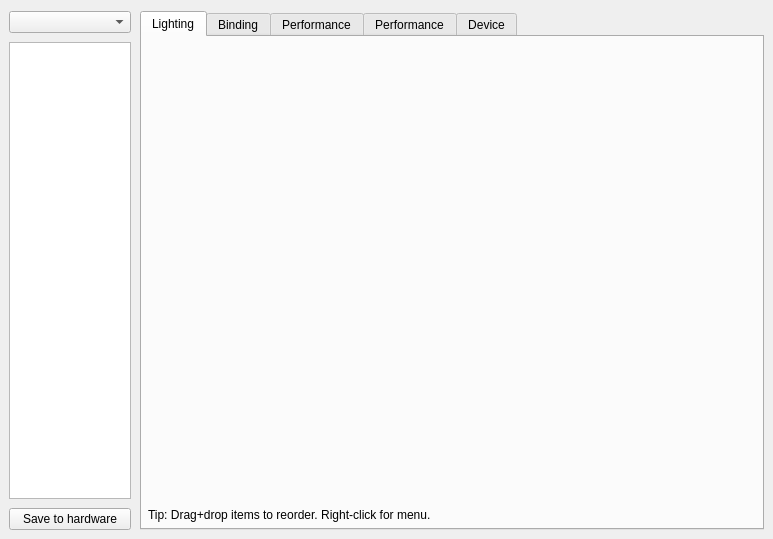
<?xml version="1.0" encoding="UTF-8"?>
<ui version="4.0">
 <class>KbWidget</class>
 <widget class="QWidget" name="KbWidget">
  <property name="geometry">
   <rect>
    <x>0</x>
    <y>0</y>
    <width>773</width>
    <height>539</height>
   </rect>
  </property>
  <property name="windowTitle">
   <string>Form</string>
  </property>
  <layout class="QGridLayout" name="gridLayout">
   <property name="leftMargin">
    <number>9</number>
   </property>
   <property name="rightMargin">
    <number>9</number>
   </property>
   <property name="bottomMargin">
    <number>9</number>
   </property>
   <property name="spacing">
    <number>9</number>
   </property>
   <item row="0" column="0">
    <widget class="QComboBox" name="profileBox">
     <property name="sizePolicy">
      <sizepolicy hsizetype="Preferred" vsizetype="Fixed">
       <horstretch>18</horstretch>
       <verstretch>0</verstretch>
      </sizepolicy>
     </property>
     <property name="iconSize">
      <size>
       <width>24</width>
       <height>24</height>
      </size>
     </property>
    </widget>
   </item>
   <item row="0" column="1" rowspan="3">
    <widget class="QTabWidget" name="tabWidget">
     <property name="sizePolicy">
      <sizepolicy hsizetype="Preferred" vsizetype="Preferred">
       <horstretch>92</horstretch>
       <verstretch>0</verstretch>
      </sizepolicy>
     </property>
     <property name="minimumSize">
      <size>
       <width>0</width>
       <height>0</height>
      </size>
     </property>
     <property name="currentIndex">
      <number>0</number>
     </property>
     <widget class="QWidget" name="lightTab">
      <attribute name="title">
       <string>Lighting</string>
      </attribute>
      <layout class="QGridLayout" name="gridLayout_2" rowstretch="0,0">
       <property name="leftMargin">
        <number>6</number>
       </property>
       <property name="topMargin">
        <number>6</number>
       </property>
       <property name="rightMargin">
        <number>6</number>
       </property>
       <property name="bottomMargin">
        <number>6</number>
       </property>
       <property name="horizontalSpacing">
        <number>0</number>
       </property>
       <property name="verticalSpacing">
        <number>6</number>
       </property>
       <item row="0" column="0">
        <widget class="KbLightWidget" name="lightWidget" native="true">
         <property name="sizePolicy">
          <sizepolicy hsizetype="Preferred" vsizetype="MinimumExpanding">
           <horstretch>0</horstretch>
           <verstretch>0</verstretch>
          </sizepolicy>
         </property>
        </widget>
       </item>
       <item row="1" column="0">
        <widget class="QLabel" name="label_3">
         <property name="sizePolicy">
          <sizepolicy hsizetype="Preferred" vsizetype="Minimum">
           <horstretch>0</horstretch>
           <verstretch>0</verstretch>
          </sizepolicy>
         </property>
         <property name="text">
          <string>Tip: Drag+drop items to reorder. Right-click for menu.</string>
         </property>
        </widget>
       </item>
      </layout>
     </widget>
     <widget class="QWidget" name="bindTab">
      <attribute name="title">
       <string>Binding</string>
      </attribute>
      <layout class="QGridLayout" name="gridLayout_5">
       <property name="leftMargin">
        <number>6</number>
       </property>
       <property name="topMargin">
        <number>6</number>
       </property>
       <property name="rightMargin">
        <number>6</number>
       </property>
       <property name="bottomMargin">
        <number>6</number>
       </property>
       <property name="spacing">
        <number>0</number>
       </property>
       <item row="0" column="0">
        <widget class="KbBindWidget" name="bindWidget" native="true">
         <property name="sizePolicy">
          <sizepolicy hsizetype="Preferred" vsizetype="Expanding">
           <horstretch>0</horstretch>
           <verstretch>0</verstretch>
          </sizepolicy>
         </property>
        </widget>
       </item>
      </layout>
     </widget>
     <widget class="QWidget" name="kPerfTab">
      <attribute name="title">
       <string>Performance</string>
      </attribute>
      <layout class="QGridLayout" name="gridLayout_4">
       <property name="leftMargin">
        <number>6</number>
       </property>
       <property name="topMargin">
        <number>6</number>
       </property>
       <property name="rightMargin">
        <number>6</number>
       </property>
       <property name="bottomMargin">
        <number>6</number>
       </property>
       <item row="0" column="0">
        <widget class="KPerfWidget" name="kPerfWidget" native="true"/>
       </item>
      </layout>
     </widget>
     <widget class="QWidget" name="mPerfTab">
      <attribute name="title">
       <string>Performance</string>
      </attribute>
      <layout class="QGridLayout" name="gridLayout_7">
       <property name="leftMargin">
        <number>6</number>
       </property>
       <property name="topMargin">
        <number>6</number>
       </property>
       <property name="rightMargin">
        <number>6</number>
       </property>
       <property name="bottomMargin">
        <number>6</number>
       </property>
       <item row="0" column="0">
        <widget class="MPerfWidget" name="mPerfWidget" native="true"/>
       </item>
      </layout>
     </widget>
     <widget class="QWidget" name="devTab">
      <attribute name="title">
       <string>Device</string>
      </attribute>
      <layout class="QGridLayout" name="gridLayout_3">
       <property name="leftMargin">
        <number>6</number>
       </property>
       <property name="topMargin">
        <number>6</number>
       </property>
       <property name="rightMargin">
        <number>6</number>
       </property>
       <property name="bottomMargin">
        <number>6</number>
       </property>
       <item row="4" column="0">
        <widget class="QLabel" name="fwUpdLabel">
         <property name="minimumSize">
          <size>
           <width>0</width>
           <height>34</height>
          </size>
         </property>
         <property name="text">
          <string>Status:</string>
         </property>
        </widget>
       </item>
       <item row="6" column="2">
        <spacer name="verticalSpacer">
         <property name="orientation">
          <enum>Qt::Vertical</enum>
         </property>
         <property name="sizeHint" stdset="0">
          <size>
           <width>20</width>
           <height>40</height>
          </size>
         </property>
        </spacer>
       </item>
       <item row="2" column="2">
        <widget class="QLabel" name="fwLabel">
         <property name="cursor">
          <cursorShape>IBeamCursor</cursorShape>
         </property>
         <property name="text">
          <string>N/A</string>
         </property>
         <property name="textInteractionFlags">
          <set>Qt::LinksAccessibleByMouse|Qt::TextSelectableByMouse</set>
         </property>
        </widget>
       </item>
       <item row="0" column="0">
        <widget class="QLabel" name="label_4">
         <property name="minimumSize">
          <size>
           <width>0</width>
           <height>34</height>
          </size>
         </property>
         <property name="text">
          <string>USB device ID:</string>
         </property>
        </widget>
       </item>
       <item row="2" column="1">
        <spacer name="horizontalSpacer_2">
         <property name="orientation">
          <enum>Qt::Horizontal</enum>
         </property>
         <property name="sizeType">
          <enum>QSizePolicy::Fixed</enum>
         </property>
         <property name="sizeHint" stdset="0">
          <size>
           <width>40</width>
           <height>1</height>
          </size>
         </property>
        </spacer>
       </item>
       <item row="2" column="0">
        <widget class="QLabel" name="label_9">
         <property name="minimumSize">
          <size>
           <width>0</width>
           <height>34</height>
          </size>
         </property>
         <property name="text">
          <string>Firmware version:</string>
         </property>
        </widget>
       </item>
       <item row="0" column="2">
        <widget class="QLabel" name="serialLabel">
         <property name="cursor">
          <cursorShape>IBeamCursor</cursorShape>
         </property>
         <property name="text">
          <string>N/A</string>
         </property>
         <property name="textInteractionFlags">
          <set>Qt::LinksAccessibleByMouse|Qt::TextSelectableByMouse</set>
         </property>
        </widget>
       </item>
       <item row="4" column="2">
        <layout class="QHBoxLayout" name="fwUpdLayout">
         <item>
          <widget class="QPushButton" name="fwUpdButton">
           <property name="text">
            <string>Check for updates</string>
           </property>
          </widget>
         </item>
         <item>
          <spacer name="horizontalSpacer_3">
           <property name="orientation">
            <enum>Qt::Horizontal</enum>
           </property>
           <property name="sizeHint" stdset="0">
            <size>
             <width>40</width>
             <height>20</height>
            </size>
           </property>
          </spacer>
         </item>
        </layout>
       </item>
       <item row="1" column="0">
        <widget class="QLabel" name="pollLabel2">
         <property name="minimumSize">
          <size>
           <width>0</width>
           <height>34</height>
          </size>
         </property>
         <property name="text">
          <string>Poll rate:</string>
         </property>
        </widget>
       </item>
       <item row="1" column="2">
        <widget class="QLabel" name="pollLabel">
         <property name="text">
          <string>N/A</string>
         </property>
        </widget>
       </item>
      </layout>
     </widget>
    </widget>
   </item>
   <item row="1" column="0">
    <widget class="RListWidget" name="modesList">
     <property name="sizePolicy">
      <sizepolicy hsizetype="Expanding" vsizetype="Expanding">
       <horstretch>18</horstretch>
       <verstretch>0</verstretch>
      </sizepolicy>
     </property>
     <property name="contextMenuPolicy">
      <enum>Qt::CustomContextMenu</enum>
     </property>
     <property name="frameShadow">
      <enum>QFrame::Plain</enum>
     </property>
     <property name="dragDropMode">
      <enum>QAbstractItemView::InternalMove</enum>
     </property>
     <property name="iconSize">
      <size>
       <width>24</width>
       <height>24</height>
      </size>
     </property>
     <property name="movement">
      <enum>QListView::Snap</enum>
     </property>
    </widget>
   </item>
   <item row="2" column="0">
    <widget class="QPushButton" name="hwSaveButton">
     <property name="sizePolicy">
      <sizepolicy hsizetype="Minimum" vsizetype="Fixed">
       <horstretch>18</horstretch>
       <verstretch>0</verstretch>
      </sizepolicy>
     </property>
     <property name="text">
      <string>Save to hardware</string>
     </property>
    </widget>
   </item>
  </layout>
 </widget>
 <customwidgets>
  <customwidget>
   <class>RListWidget</class>
   <extends>QListWidget</extends>
   <header>rlistwidget.h</header>
  </customwidget>
  <customwidget>
   <class>KbLightWidget</class>
   <extends>QWidget</extends>
   <header location="global">kblightwidget.h</header>
   <container>1</container>
  </customwidget>
  <customwidget>
   <class>KbBindWidget</class>
   <extends>QWidget</extends>
   <header>kbbindwidget.h</header>
   <container>1</container>
  </customwidget>
  <customwidget>
   <class>MPerfWidget</class>
   <extends>QWidget</extends>
   <header>mperfwidget.h</header>
   <container>1</container>
  </customwidget>
  <customwidget>
   <class>KPerfWidget</class>
   <extends>QWidget</extends>
   <header>kperfwidget.h</header>
   <container>1</container>
  </customwidget>
 </customwidgets>
 <resources/>
 <connections/>
</ui>
